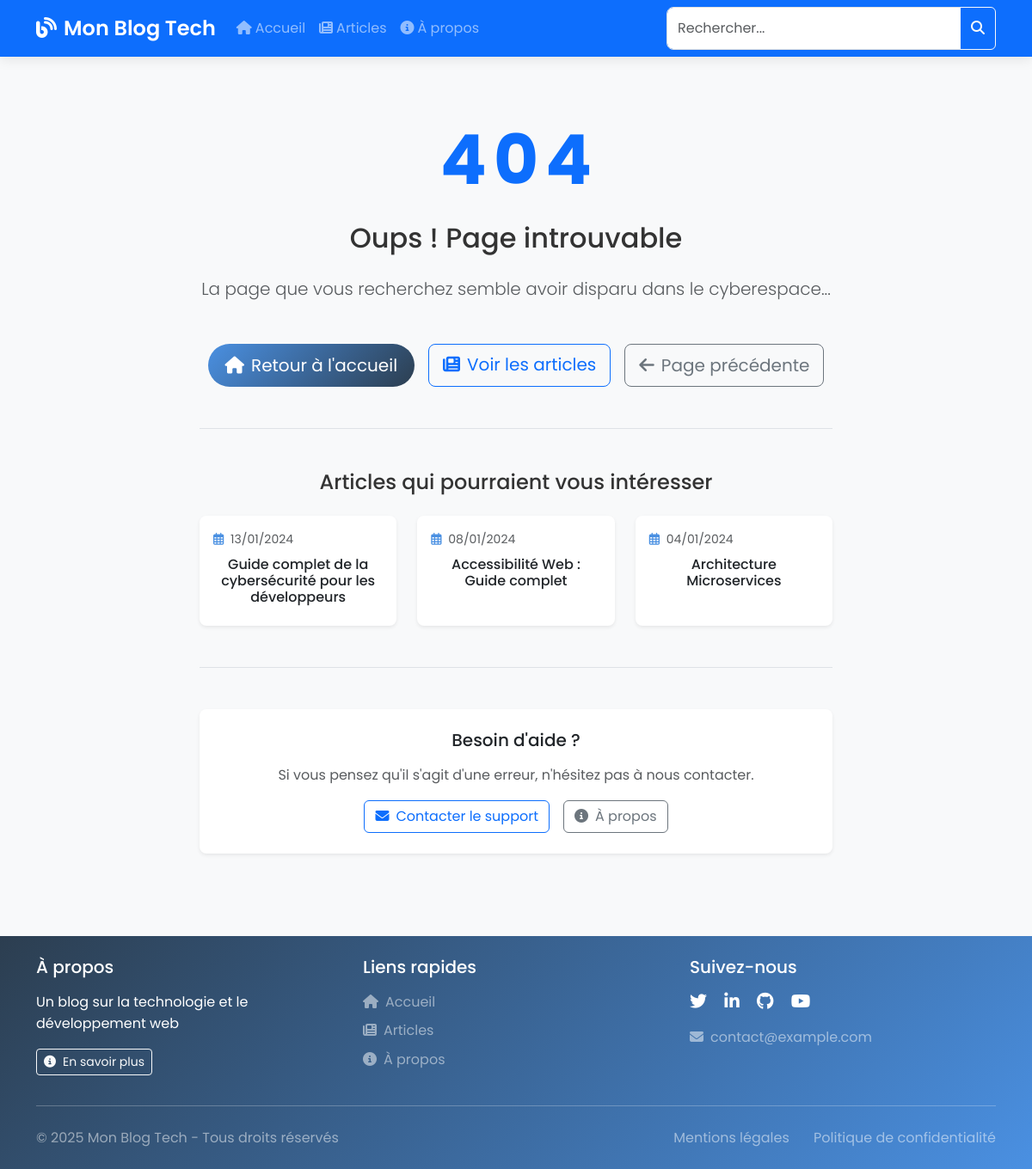
/jour5/404.php, run on the app's committed database.
### tables this page shows
CREATE TABLE IF NOT EXISTS articles (
    id INT AUTO_INCREMENT PRIMARY KEY,
    titre VARCHAR(255) NOT NULL,
    contenu TEXT NOT NULL,
    date_creation TIMESTAMP DEFAULT CURRENT_TIMESTAMP
);

### jour5/404.php (the view, shortened to what this page needs)
<?php
require_once('includes/db.php');
require_once('includes/header.php');
$stmt = $pdo->query("SELECT * FROM articles ORDER BY RAND() LIMIT 3");
$articles_suggeres = $stmt->fetchAll();
?>
<div class="container py-5">
    <div class="row justify-content-center">
        <div class="col-md-8 text-center">
            <div class="error-content mb-5">
                <div class="error-number mb-4">
                    <span class="display-1 text-primary fw-bold">4</span>
                    <span class="display-1 text-primary fw-bold rotating">0</span>
                    <span class="display-1 text-primary fw-bold">4</span>
                </div>
                <h1 class="h2 mb-4">Oups ! Page introuvable</h1>
                <p class="lead text-muted mb-5">
                    La page que vous recherchez semble avoir disparu dans le cyberespace...
                </p>
                <div class="error-actions d-flex flex-column flex-md-row justify-content-center gap-3">
                    <a href="<?php echo dirname($_SERVER['PHP_SELF']); ?>/index.php" class="btn btn-primary btn-lg">
                        <i class="fas fa-home me-2"></i>Retour à l'accueil
                    </a>
                    <a href="<?php echo dirname($_SERVER['PHP_SELF']); ?>/articles.php" class="btn btn-outline-primary btn-lg">
                        <i class="fas fa-newspaper me-2"></i>Voir les articles
                    </a>
                    <button onclick="window.history.back()" class="btn btn-outline-secondary btn-lg">
                        <i class="fas fa-arrow-left me-2"></i>Page précédente
                    </button>
                </div>
            </div>
            <?php if (!empty($articles_suggeres)): ?>
            <div class="suggestions-section mt-5 pt-5 border-top">
                <h2 class="h4 mb-4">Articles qui pourraient vous intéresser</h2>
                <div class="row g-4">
                    <?php foreach ($articles_suggeres as $article): ?>
                    <div class="col-md-4">
                        <div class="card h-100 border-0 shadow-sm article-card">
                            <div class="card-body">
                                <div class="article-meta mb-2">
                                    <small class="text-muted">
                                        <i class="far fa-calendar-alt me-1"></i>
                                        <?php echo date('d/m/Y', strtotime($article['date_creation'])); ?>
                                    </small>
                                </div>
                                <h3 class="h6 card-title">
                                    <a href="<?php echo dirname($_SERVER['PHP_SELF']); ?>/article.php?id=<?php echo $article['id']; ?>"
                                       class="text-decoration-none text-dark stretched-link">
                                        <?php echo htmlspecialchars($article['titre']); ?>
                                    </a>
                                </h3>
                            </div>
                        </div>
                    </div>
                    <?php endforeach; ?>
                </div>
            </div>
            <?php endif; ?>
            <div class="support-section mt-5 pt-5 border-top">
                <div class="card border-0 shadow-sm">
                    <div class="card-body p-4">
                        <h3 class="h5 mb-3">Besoin d'aide ?</h3>
                        <p class="text-muted mb-3">
                            Si vous pensez qu'il s'agit d'une erreur, n'hésitez pas à nous contacter.
                        </p>
                        <div class="d-flex justify-content-center gap-3">
                            <a href="mailto:support@example.com" class="btn btn-outline-primary">
                                <i class="fas fa-envelope me-2"></i>Contacter le support
                            </a>
                            <a href="<?php echo dirname($_SERVER['PHP_SELF']); ?>/about.php" class="btn btn-outline-secondary">
                                <i class="fas fa-info-circle me-2"></i>À propos
                            </a>
                        </div>
                    </div>
                </div>
            </div>
        </div>
    </div>
</div>
<?php require_once('includes/footer.php'); ?>

### jour5/css/style.css (style rules this page uses)
:root { --primary-color: #4a90e2; --secondary-color: #2c3e50; --accent-color: #e74c3c; --text-color: #333; --light-gray: #f8f9fa; --border-radius: 8px; --box-shadow: 0 2px 15px rgba(0, 0, 0, 0.1); }
body { font-family: 'Poppins', sans-serif; line-height: 1.6; color: var(--text-color); background-color: var(--light-gray); }
.card { border: none; border-radius: var(--border-radius); box-shadow: var(--box-shadow); transition: transform 0.3s ease; }
.card-title a { color: var(--secondary-color); text-decoration: none; transition: color 0.3s ease; }
.btn-primary { background: linear-gradient(135deg, var(--primary-color), var(--secondary-color)); border: none; padding: 10px 20px; border-radius: 25px; transition: transform 0.3s ease; }
.card, .comment-card { animation: fadeIn 0.5s ease-out; }
.article-card { transition: all 0.3s ease; }
.article-meta { display: flex; align-items: center; gap: 1rem; }
.article-meta i { color: var(--primary-color); }

### jour5/404.php (style rules this page uses)
.error-number { position: relative; display: inline-flex; gap: 0.5rem; }
.rotating { display: inline-block; animation: rotate 10s infinite linear; transform-origin: center; }
.error-content { animation: fadeInUp 0.5s ease-out; }
.article-card { transition: transform 0.3s ease, box-shadow 0.3s ease; }
.support-section .card { transition: transform 0.3s ease; }
.btn { transition: all 0.3s ease; }

### data on the page
articles: date_creation "13/01/2024", titre "Guide complet de la cybersécurité pour les développeurs"
articles: date_creation "08/01/2024", titre "Accessibilité Web : Guide complet"
articles: date_creation "04/01/2024", titre "Architecture Microservices"

### other printed values
SITE_TITLE "Mon Blog Tech"
SITE_DESCRIPTION "Un blog sur la technologie et le développement web"
